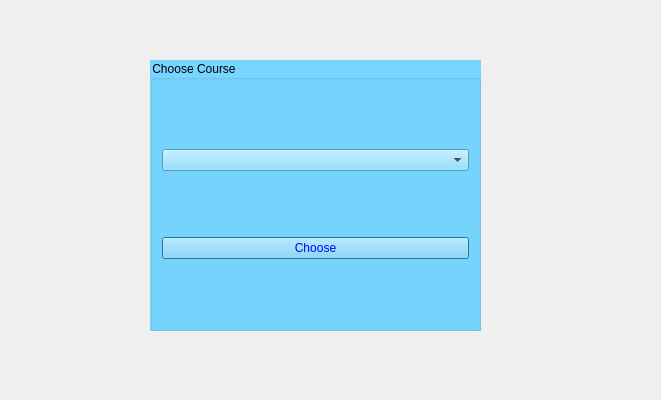
<?xml version="1.0" encoding="UTF-8"?>
<ui version="4.0">
 <class>Courses</class>
 <widget class="QDialog" name="Courses">
  <property name="geometry">
   <rect>
    <x>0</x>
    <y>0</y>
    <width>661</width>
    <height>400</height>
   </rect>
  </property>
  <property name="windowTitle">
   <string>Dialog</string>
  </property>
  <property name="styleSheet">
   <string notr="true">back-ground-color: white;</string>
  </property>
  <widget class="QGroupBox" name="groupBox">
   <property name="geometry">
    <rect>
     <x>150</x>
     <y>60</y>
     <width>331</width>
     <height>271</height>
    </rect>
   </property>
   <property name="styleSheet">
    <string notr="true">background-color: rgb(118, 214, 255);</string>
   </property>
   <property name="title">
    <string>Choose Course</string>
   </property>
   <layout class="QVBoxLayout" name="verticalLayout">
    <item>
     <widget class="QComboBox" name="comboBox"/>
    </item>
    <item>
     <layout class="QHBoxLayout" name="horizontalLayout">
      <item>
       <widget class="QPushButton" name="courseSelected">
        <property name="styleSheet">
         <string notr="true">color: blue;
font-weight: 5px;</string>
        </property>
        <property name="text">
         <string>Choose</string>
        </property>
       </widget>
      </item>
     </layout>
    </item>
   </layout>
  </widget>
 </widget>
 <resources/>
 <connections/>
</ui>
